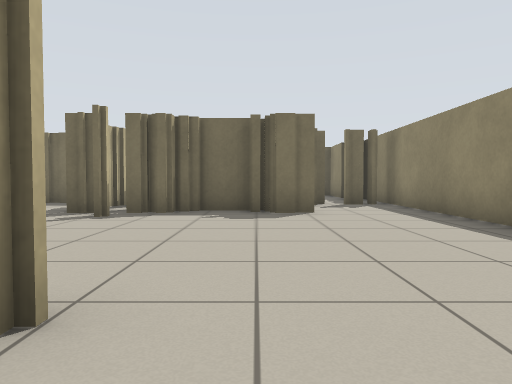
[1] (above)

16 first-person views from a walk through a world built for the Player/Stage simulator. The camera is 0.68 m above the floor, tilts 2° down and sees 70° across. Floor lines are 1 m apart. The floor is counted in squares, 1 m on a side. Each view is taken from the middle of a square. On the plan, view 1 faces up. The plan holds only what a view shows up to about 11 squares ahead; the rest is blank. The robots in the file are not drawn.

[2]
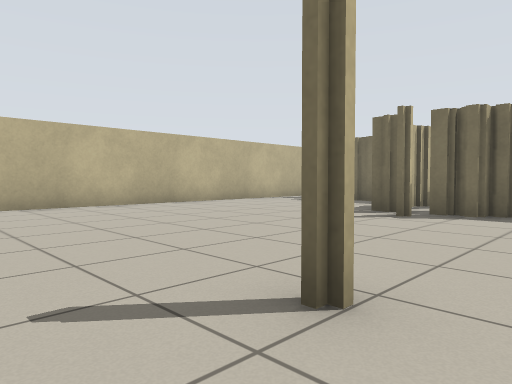

[3]
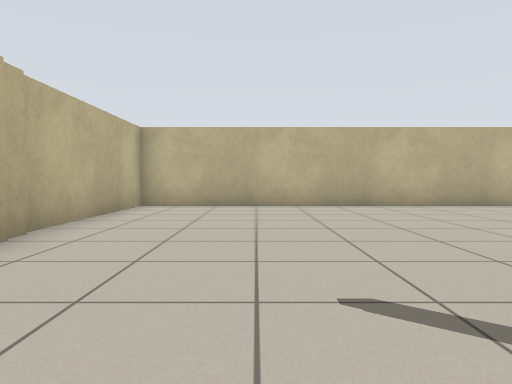

[4]
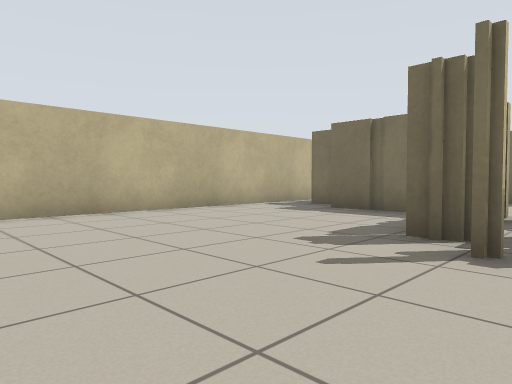

[5]
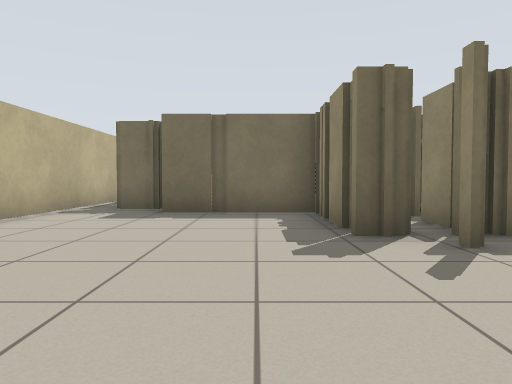

[6]
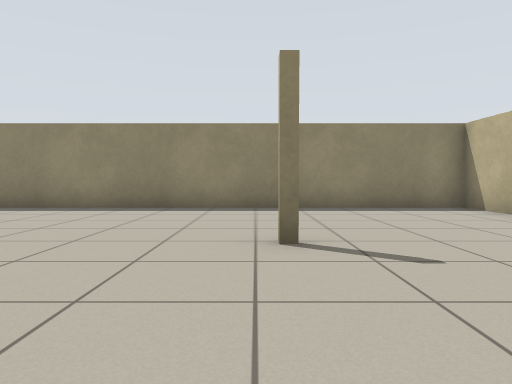

[7]
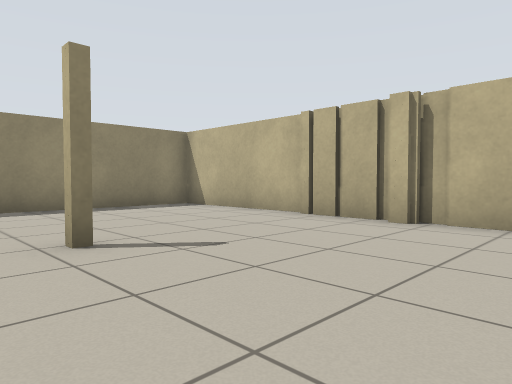

[8]
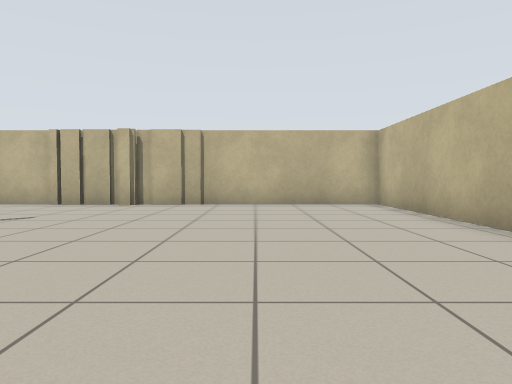

[9]
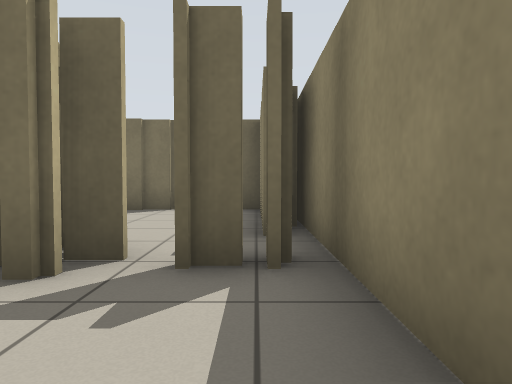

[10]
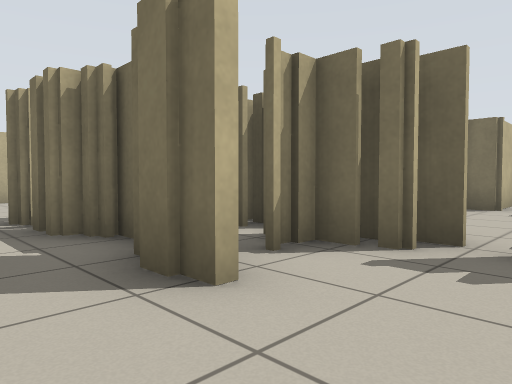

[11]
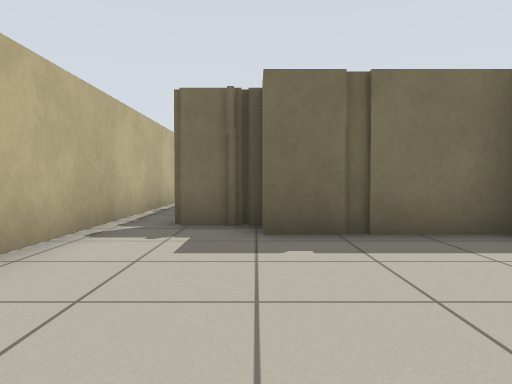

[12]
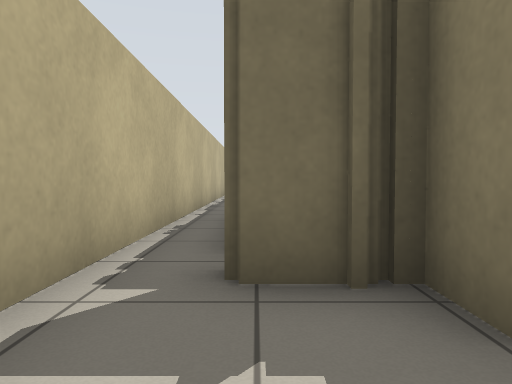

[13]
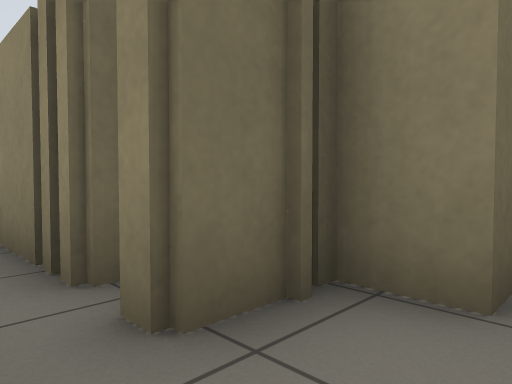

[14]
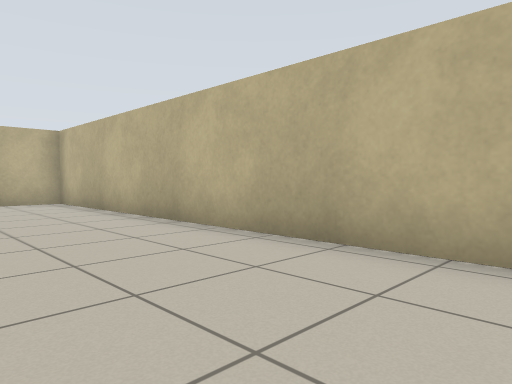

[15]
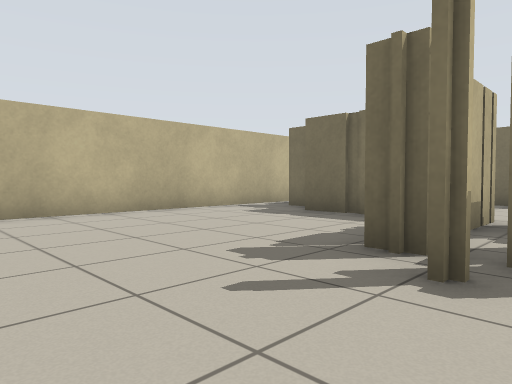

[16]
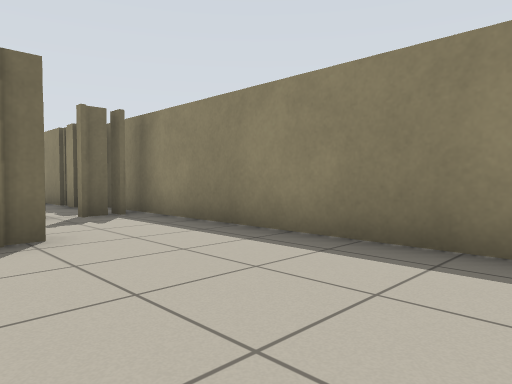

### Floor plan
Points are (right, up) in squares from view 1. A wall is a line through its corners. A room is listed if a view was taken in it or the views show most of it. See-through windows are left out.
Room 1 (views 1, 2, 3, 4, 5, 6, 7, 8, 9, 10, 11, 12, 13, 14, 15, 16)
walls: (-3, 7.3) (-3.9, 7.3); (-3.8, 7.9) (-3.8, 9); (-1.1, 7.6) (-1.7, 7.6) (-1.7, 7.3) (-2.6, 7.3); (-3.8, 9.4) (-3.8, 9.9); (0.2, 7.9) (-1.4, 7.9); (0.4, 7.6) (-0.1, 7.6); (-3.8, 10.4) (-6.9, 10.4); (1.2, 7.3) (0.2, 7.3); (1.1, 9.4) (0.6, 9.4) (0.6, 8.9); (-6.9, 11.3) (-8.2, 11.3) (-8.2, 11.8); (-4.1, -2.7) (-2.6, -2.7); (2, 10) (1.4, 10); (-2.4, -2.7) (-0.5, -2.7); (-3.2, -2.9) (-2, -2.9); (-8.2, 12.2) (-8.2, 14.6); (-0.5, -2.9) (3.7, -2.9) (3.7, 10.1); (3.2, 9.8) (2.4, 9.8); (-9.3, 20) (-9.3, -2.9) (-4, -2.9)
ways out: gap at (2, 10)

Where each view was taken, in squares from view 1:
view 1: 0 up, 0 right, facing up
view 2: 0 up, 0 right, facing up-left
view 3: 0 up, 0 right, facing left
view 4: 3 up, 2 left, facing up-left
view 5: 3 up, 5 left, facing up
view 6: 2 up, 5 left, facing right
view 7: 3 up, 5 left, facing down-right
view 8: 7 up, 6 left, facing down
view 9: 7 up, 3 right, facing up
view 10: 6 up, 3 right, facing up-left
view 11: 6 up, 7 left, facing up
view 12: 9 up, 8 left, facing up
view 13: 10 up, 9 left, facing up-right
view 14: 8 up, 6 left, facing down-left
view 15: 4 up, 2 left, facing up-left
view 16: 3 up, 0 right, facing up-right
